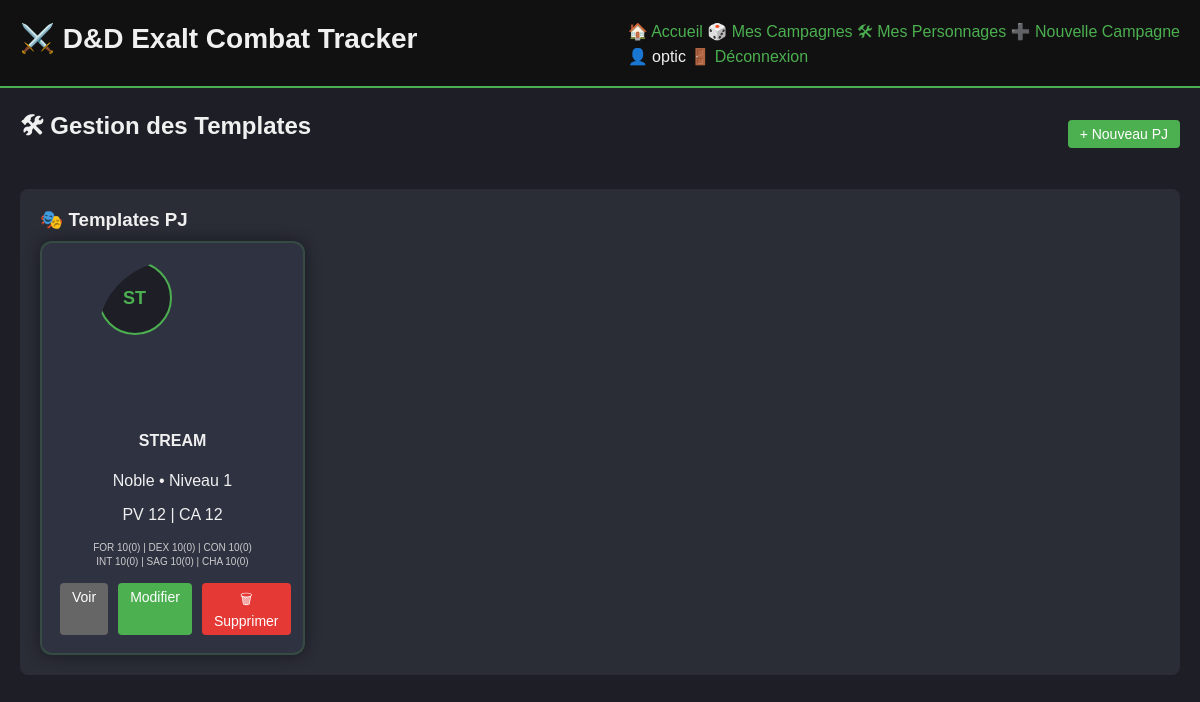
The app's page /template/manage (signed in) with its own data.
### app/models/user.py (models this page shows, shortened)
class User(db.Model):
    id = db.Column(db.Integer, primary_key=True)
    username = db.Column(db.String(80), unique=True, nullable=False)
    email = db.Column(db.String(120), unique=True, nullable=False)
    password_hash = db.Column(db.String(255), nullable=False)
    role = db.Column(db.String(20), default='Joueur')  # Admin, MJ, Joueur
    is_verified = db.Column(db.Boolean, default=False)
    created_at = db.Column(db.DateTime, default=datetime.utcnow)
    last_login = db.Column(db.DateTime)
    is_active = db.Column(db.Boolean, default=True)
    campaign_memberships = db.relationship('CampaignMember', backref='member_user', lazy=True)

### app/models/character.py (models this page shows, shortened)
class CharacterTemplate(db.Model):
    id = db.Column(db.Integer, primary_key=True)
    owner_id = db.Column(db.Integer, db.ForeignKey('user.id'), nullable=False)
    campaign_id = db.Column(db.Integer, db.ForeignKey('campaign.id'), nullable=True)
    character_type = db.Column(db.String(20), default='PJ')  # PJ, PNJ, Boss
    is_shared = db.Column(db.Boolean, default=False)  # Pour les PNJ partagés par le MJ
    is_public = db.Column(db.Boolean, default=False)  # Visible par tous
    visibility_level = db.Column(db.String(20), default='private')  # private, reduced, semi_complete, complete
    is_active = db.Column(db.Boolean, default=True)
    name = db.Column(db.String(100), nullable=False)
    first_name = db.Column(db.String(50))  # Prénom
    age = db.Column(db.Integer)  # Âge
    background_story = db.Column(db.Text)  # Histoire/background
    character_class = db.Column(db.String(50))
    race = db.Column(db.String(50))
    level = db.Column(db.Integer, default=1)
    notes = db.Column(db.Text)
    private_notes = db.Column(db.Text)
    hp_max = db.Column(db.Integer, nullable=False)
    ac_base = db.Column(db.Integer, nullable=False)
    initiative_bonus = db.Column(db.Integer, default=0)
    force = db.Column(db.Integer, default=10)
    dexterite = db.Column(db.Integer, default=10)
    constitution = db.Column(db.Integer, default=10)
    intelligence = db.Column(db.Integer, default=10)
    sagesse = db.Column(db.Integer, default=10)
    charisme = db.Column(db.Integer, default=10)
    maitrise_force = db.Column(db.Boolean, default=False)
    maitrise_dexterite = db.Column(db.Boolean, default=False)
    maitrise_constitution = db.Column(db.Boolean, default=False)
    maitrise_intelligence = db.Column(db.Boolean, default=False)
    maitrise_sagesse = db.Column(db.Boolean, default=False)
    maitrise_charisme = db.Column(db.Boolean, default=False)
    current_xp = db.Column(db.Integer, default=0)
    image_filename = db.Column(db.String(255), nullable=True)
    pdf_filename = db.Column(db.String(255), nullable=True)
    created_at = db.Column(db.DateTime, default=datetime.utcnow)
    owner = db.relationship('User', foreign_keys=[owner_id], backref=db.backref('owned_characters', lazy=True))
    campaigns = db.relationship('Campaign', secondary='character_campaign_association', backref='campaign_characters')
    @property
    def mod_force(self):
        return (self.force - 10) // 2
    @property
    def mod_dexterite(self):
        return (self.dexterite - 10) // 2
    @property
    def mod_constitution(self):
        return (self.constitution - 10) // 2
    @property
    def mod_intelligence(self):
        return (self.intelligence - 10) // 2
    @property
    def mod_sagesse(self):
        return (self.sagesse - 10) // 2
    @property
    def mod_charisme(self):
        return (self.charisme - 10) // 2

### app/routes/template.py (the view)
@bp.route('/manage')
@login_required  # ✅ AJOUT : Protection obligatoire
def manage_templates():
    characters = CharacterTemplate.query.filter_by(owner_id=g.current_user.id, is_active=True).all()
    encounters = EncounterTemplate.query.all()
    return render_template(
        'templates_manager.html',
        characters=characters,
        encounters=encounters
    )

### app/services/auth_service.py (called while the page is built)
    @staticmethod
    def get_user_by_id(user_id):
        return User.query.get(user_id)

### templates/templates_manager.html (shortened to what this page needs)
{% extends "base.html" %}
{% block content %}
<div class="templates-container">
    <div class="templates-header">
        <h2>🛠 Gestion des Templates</h2>
        <button class="btn btn-primary" onclick="document.getElementById('create-form').style.display='block'">+ Nouveau PJ</button>
    </div>
    <div class="card">
        <h3>🎭 Templates PJ</h3>
        <div class="template-grid">
            {% for char in characters %}
            <div class="template-card">
                <div class="template-card-header">
                    <div class="template-avatar-container {% if char.image_filename %}has-image{% endif %}">
                        <div class="avatar-placeholder">
                            {{ char.name[:2]|upper }}
                        </div>
                    </div>
                </div>
                <div class="template-card-body">
                    <h4>{{ char.name }}</h4>
                    <p>{{ char.character_class }} • Niveau {{ char.level }}</p>
                    <p>PV {{ char.hp_max }} | CA {{ char.ac_base }}</p>
                    <div class="char-stats-preview">
                        <small>
                            FOR {{ char.force }}({{ char.mod_force|abs if char.mod_force >= 0 else char.mod_force }}) |
                            DEX {{ char.dexterite }}({{ char.mod_dexterite|abs if char.mod_dexterite >= 0 else char.mod_dexterite }}) |
                            CON {{ char.constitution }}({{ char.mod_constitution|abs if char.mod_constitution >= 0 else char.mod_constitution }})
                        </small>
                        <br>
                        <small>
                            INT {{ char.intelligence }}({{ char.mod_intelligence|abs if char.mod_intelligence >= 0 else char.mod_intelligence }}) |
                            SAG {{ char.sagesse }}({{ char.mod_sagesse|abs if char.mod_sagesse >= 0 else char.mod_sagesse }}) |
                            CHA {{ char.charisme }}({{ char.mod_charisme|abs if char.mod_charisme >= 0 else char.mod_charisme }})
                        </small>
                    </div>
                </div>
                <div class="template-card-actions">
                    <a href="{{ url_for('template.character_profile', id=char.id) }}" class="btn btn-secondary">Voir</a>
                    <a href="{{ url_for('template.edit_character_template', id=char.id) }}" class="btn btn-primary">Modifier</a>
                    <form action="{{ url_for('template.delete_character_template', id=char.id) }}" method="POST" style="display: inline;">
                        <button type="submit" class="btn btn-danger" onclick="return confirm('Supprimer ce template ?')">🗑 Supprimer</button>
                    </form>
                </div>
            </div>
            {% endfor %}
        </div>
    </div>
</div>
{% endblock %}

### templates/base.html (shortened to what this page needs)
<!DOCTYPE html>
<html lang="fr">
<head>
    <link rel="stylesheet" href="{{ url_for('static', filename='css/base.css') }}">
    <link rel="stylesheet" href="{{ url_for('static', filename='css/layout.css') }}">
    <link rel="stylesheet" href="{{ url_for('static', filename='css/components.css') }}">
    <link rel="stylesheet" href="{{ url_for('static', filename='css/combat.css') }}">
    <link rel="stylesheet" href="{{ url_for('static', filename='css/dashboard.css') }}">
    <link rel="stylesheet" href="{{ url_for('static', filename='css/hud.css') }}">
    <link rel="stylesheet" href="{{ url_for('static', filename='css/templates.css') }}">
    <link rel="stylesheet" href="{{ url_for('static', filename='css/character.css') }}">
    <link rel="stylesheet" href="{{ url_for('static', filename='css/responsive.css') }}">
    <link rel="stylesheet" href="{{ url_for('static', filename='css/summary.css') }}">
    <link rel="stylesheet" href="{{ url_for('static', filename='css/exp_history.css') }}">
</head>
<body>
    <header>
        <h1>⚔️ D&D Exalt Combat Tracker</h1>
        <nav>
            <a href="{{ url_for('main.index') }}">🏠 Accueil</a>
            {% if session.user_id %}
                <a href="{{ url_for('campaign.list_campaigns') }}">🎲 Mes Campagnes</a>
                <a href="{{ url_for('template.manage_templates') }}">🛠 Mes Personnages</a>
                {% if current_user and current_user.role in ['MJ', 'Admin'] %}
                    <a href="{{ url_for('campaign.create_campaign') }}">➕ Nouvelle Campagne</a>
                {% endif %}
                <div class="user-menu">
                    <span>👤 {{ current_user.username if current_user else 'Utilisateur' }}</span>
                    <a href="{{ url_for('auth.logout') }}">🚪 Déconnexion</a>
                </div>
            {% else %}
                <div class="auth-links">
                    <a href="{{ url_for('auth.login') }}">🔐 Connexion</a>
                    <a href="{{ url_for('auth.register') }}">📝 Inscription</a>
                </div>
            {% endif %}
        </nav>
    </header>
    <main>
        {% block content %}{% endblock %}
    </main>
</body>
</html>

### static/css/base.css (style rules this page uses)
body { font-family: Arial, sans-serif; background-color: #1e1f26; color: #f0f0f0; margin: 0; padding: 0; }
header { background: #111; padding: 20px; display: flex; justify-content: space-between; align-items: center; border-bottom: 2px solid #4caf50; }
header h1 { font-size: 28px; font-weight: bold; }
h1, h2, h3 { margin: 0 0 10px 0; }
main { padding: 20px; }
a { color: #4caf50; text-decoration: none; }

### static/css/layout.css (style rules this page uses)
.templates-container { display: flex; flex-direction: column; gap: 30px; }
.templates-header { display: flex; justify-content: space-between; align-items: center; }
.template-grid { display: grid; grid-template-columns: repeat(auto-fill, minmax(250px, 1fr)); gap: 20px; }

### static/css/components.css (style rules this page uses)
.card { background: #2a2c36; padding: 20px; margin-bottom: 20px; border-radius: 8px; }
.btn, .btn-primary, .btn-danger, .btn-secondary { padding: 6px 12px; border-radius: 4px; text-decoration: none; color: white; border: none; cursor: pointer; font-size: 14px; }
.btn { background: #555; }
.btn-primary { background: #4caf50; }
.btn-danger { background: #e53935; }
.btn-secondary { background: #666; }

### static/css/dashboard.css (style rules this page uses)
.template-avatar-container { position: relative; width: 60px; height: 60px; margin-bottom: 8px; border-radius: 50%; overflow: hidden; }

### static/css/templates.css (style rules this page uses)
.template-card { background: #2f3241; border-radius: 12px; padding: 18px; border: 2px solid rgba(76,175,80,0.2); box-shadow: 0 0 15px rgba(0,0,0,0.4); transition: 0.25s ease; }
.avatar-placeholder { width: 70px; height: 70px; border-radius: 50%; background: #1e1f26; display: flex; align-items: center; justify-content: center; font-weight: bold; color: #4caf50; }
.template-card-header { display: flex; justify-content: center; margin-bottom: 10px; }
.template-card-body { text-align: center; }
.template-avatar-container { position: relative; width: 70px; height: 70px; margin: 0 auto; border-radius: 50%; overflow: hidden; }
.avatar-placeholder { width: 70px; height: 70px; border-radius: 50%; background: #1e1f26; display: flex; align-items: center; justify-content: center; font-weight: bold; color: #4caf50; font-size: 18px; border: 2px solid #4caf50; }
.template-card-actions { margin-top: 15px; display: flex; justify-content: space-between; gap: 10px; }

### static/css/character.css (style rules this page uses)
.template-avatar-container { position: relative; width: 150px; height: 150px; margin: 0 auto; border-radius: 50%; overflow: hidden; }
.char-stats-preview { margin-top: 8px; font-size: 12px; color: #ccc; }

### records on screen
User: username "optic"
CharacterTemplate: name "ST", name "STREAM", character_class "Noble", level "1", hp_max "12", ac_base "12", force "10", mod_force|abs "0", dexterite "10", mod_dexterite|abs "0", constitution "10", mod_constitution|abs "0", intelligence "10", mod_intelligence|abs "0", sagesse "10", mod_sagesse|abs "0", charisme "10", mod_charisme|abs "0"
